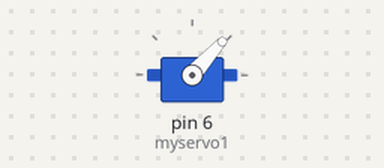
A sketch run on a simulated Arduino Uno, built with avr-gcc and run on an emulated ATmega328P. Shown: servo.

Above: at 0.05 s.
At 0.7 s:
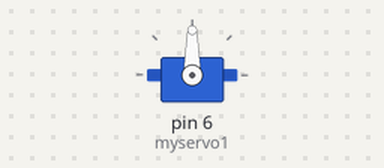
At 1.4 s:
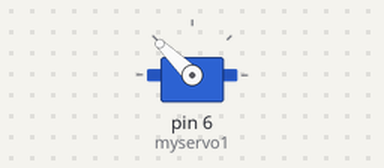
At 2.8 s:
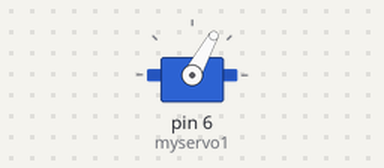
Timing chart, 0 to 7.0 s (numbered marks = the images above):
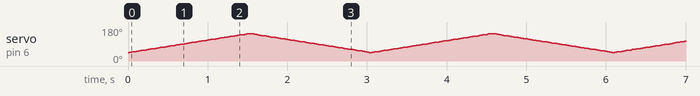

The sketch:

main.ino
```cpp
#include <Servo.h>

Servo myservo1;

int p = 0;

void setup() {
  myservo1.attach(6);
}

void loop() {
  for (p = 45; p <= 145; p += 1) {
    myservo1.write(p);
    delay(15);
  }
  for (p = 145; p >= 45; p -= 1) {
    myservo1.write(p);
    delay(15);
  }
}
```
